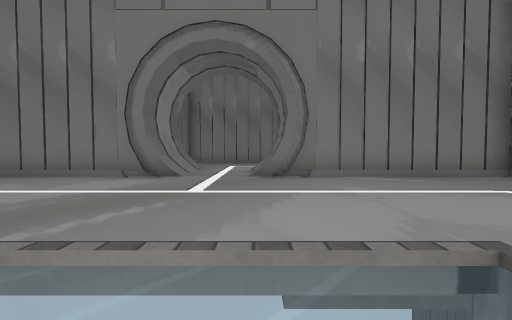
view 1 (above)

22 first-person views from a walk through a scene from a Unity 3-D project. The camera is 0.64 m above the floor, tilts 2° down and sees 90° across. The floor is counted in squares, 1 m on a side. Each view is taken from the middle of a square. On the plan, view 1 faces up. The plan holds only what a view shows up to about 9 squares ahead; the rest is blank. The place goes on beyond the plan. The player character is not drawn. Some surface patterns are stand-ins.

view 2
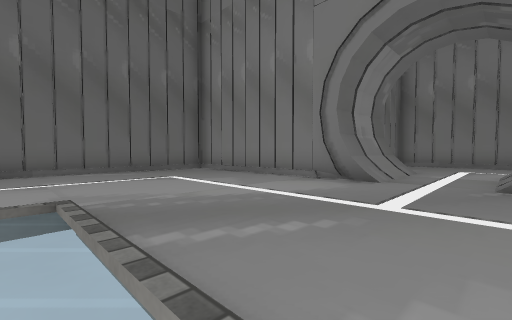

view 3
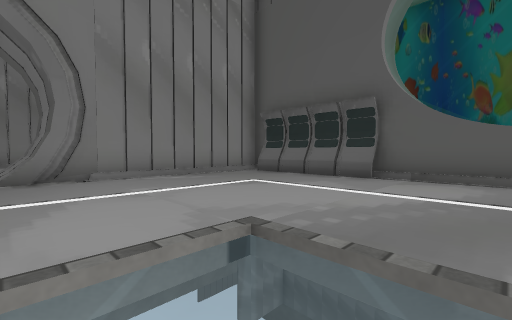

view 4
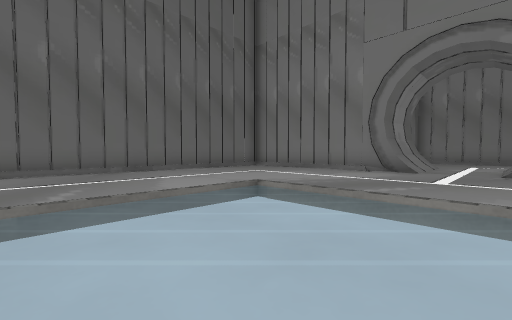

view 5
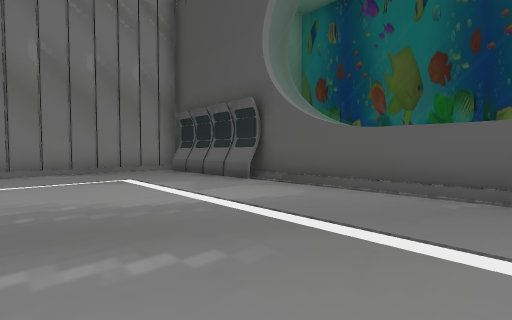

view 6
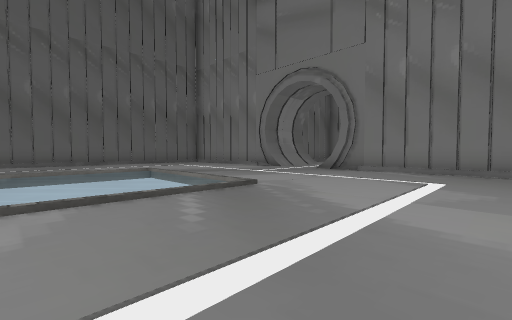

view 7
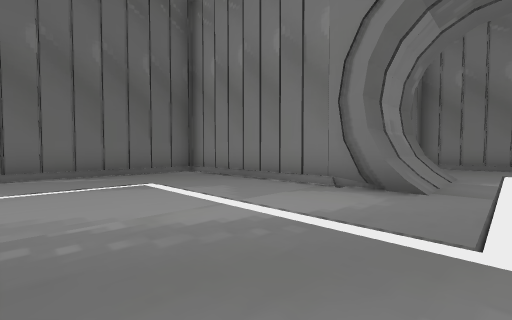

view 8
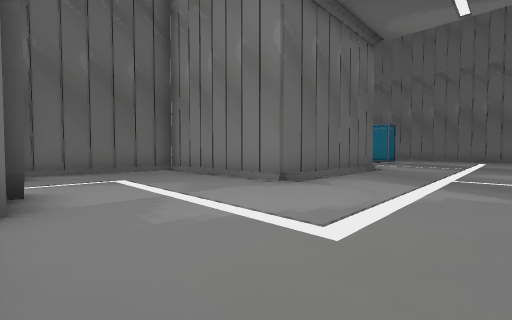

view 9
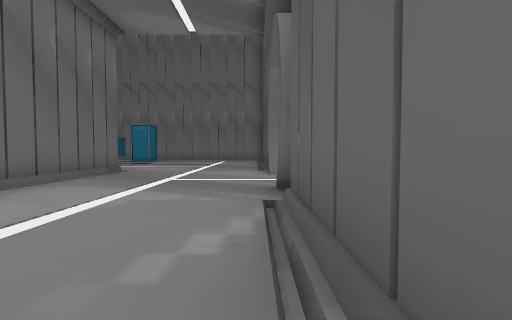

view 10
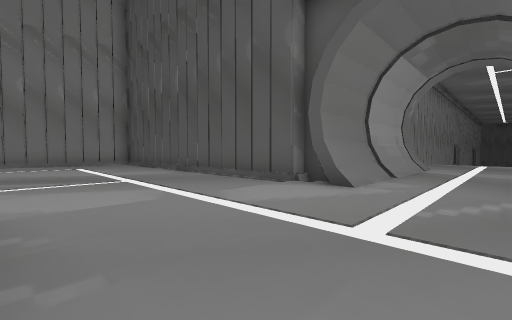

view 11
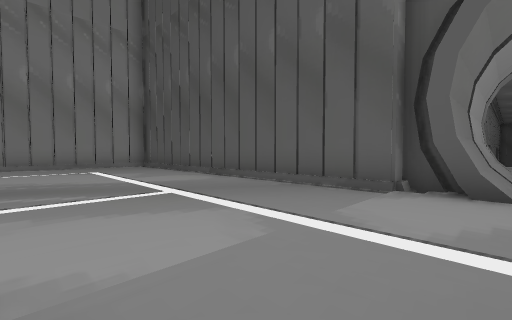

view 12
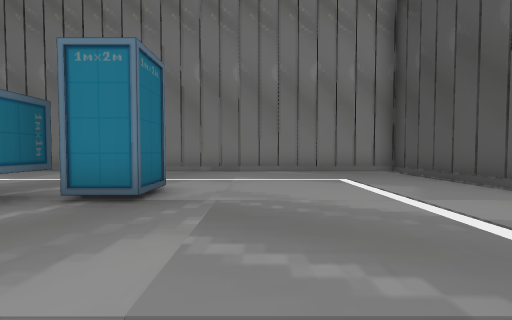

view 13
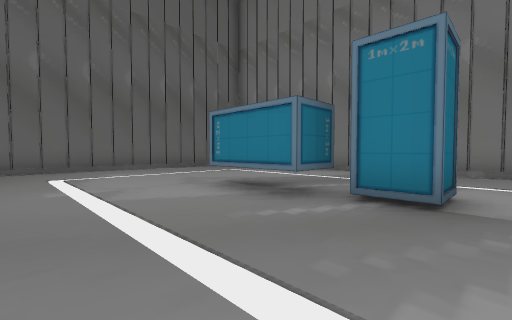

view 14
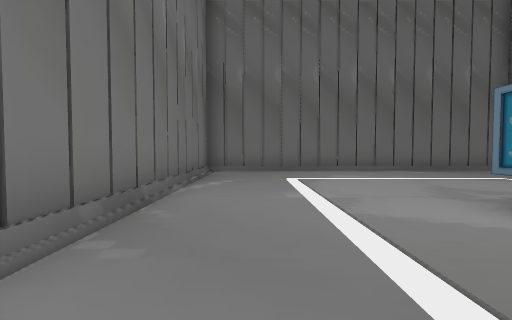

view 15
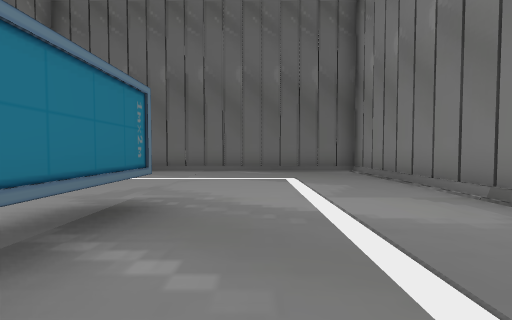

view 16
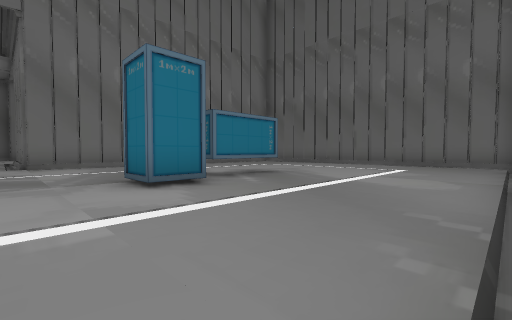

view 17
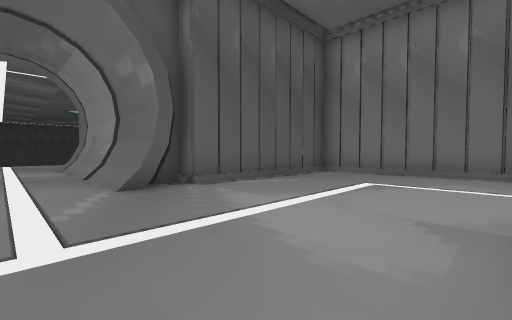

view 18
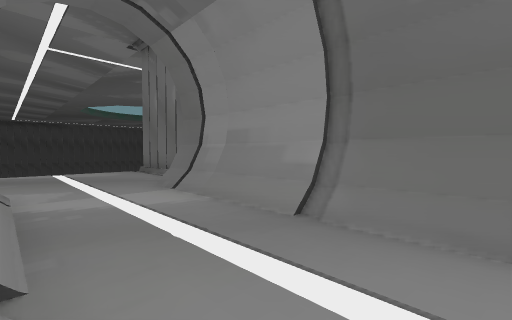

view 19
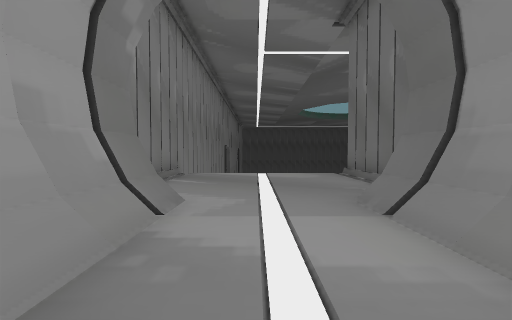

view 20
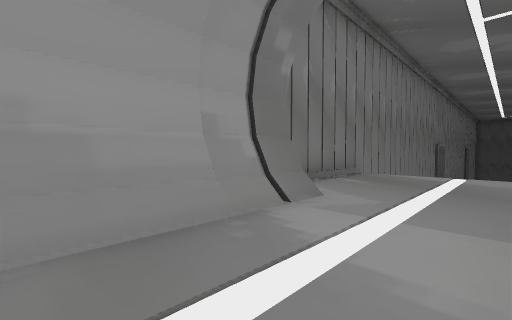

view 21
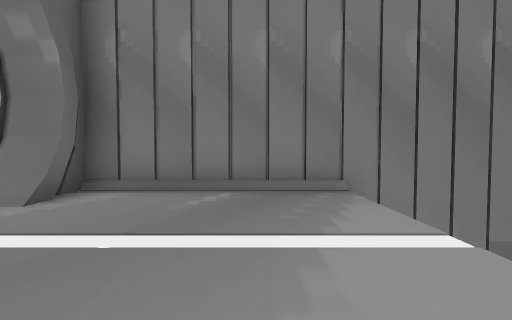

view 22
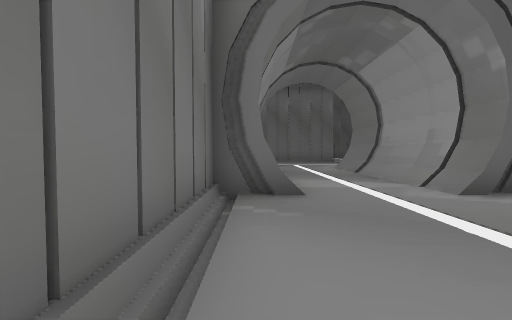

### Floor plan
Key: @ floor where view 1 was taken; # wall or solid block; . floor; / step, stairs or slope; v drop or lower ground; O other object.
Columns run from 9 left of view 1 to 19 right of it. Each row starts with its distance up from view 1.
 29 #################
 28 #///////////////#
 27 #/............./#
 26 #/............./#
 25 #/............./#
 24 #/....OOOO...../#
 23 #/....OOO....../#
 22 #/............./#
 21 #/............./#
 20 #/............./#
 19 #/............./#    ######
 18 ###########/....##OOO#////vvv
 17           #/....//////....
 16           #/..............
 15           #/..............
 14      ######/....##OOO#....
 13      #/////.....#    #####
 12      #/.........#
 11      #/.........#
 10      #/.........#
  9      ##/./#.....#
  8      #O/./O######
  7     ##O/./###
  6 ####  /.../  ###
  5 #/.............#
  4 #/.............##
  3 #/.............##
  2 #/..............#
  1 #/..............#
  0 #/.....  @......#
 -1 #/.....   ......#
 -2 #/.....  .......#

Where each view was taken, in squares from view 1:
view 1: 0 up, 0 right, facing up
view 2: 1 up, 0 right, facing up-left
view 3: 0 up, 0 right, facing up-right
view 4: 2 down, 0 right, facing up-left
view 5: 2 down, 2 right, facing up-right
view 6: 2 down, 5 right, facing up-left
view 7: 2 up, 1 left, facing up-left
view 8: 9 up, 5 right, facing up-left
view 9: 10 up, 6 right, facing up
view 10: 15 up, 2 right, facing up-right
view 11: 17 up, 2 right, facing up-right
view 12: 20 up, 2 right, facing up
view 13: 20 up, 1 right, facing up-left
view 14: 20 up, 0 right, facing left
view 15: 25 up, 0 right, facing left
view 16: 28 up, 2 right, facing down-left
view 17: 16 up, 2 right, facing down-right
view 18: 17 up, 7 right, facing down-right
view 19: 16 up, 9 right, facing right
view 20: 15 up, 9 right, facing up-right
view 21: 14 up, 15 right, facing up
view 22: 14 up, 16 right, facing left
